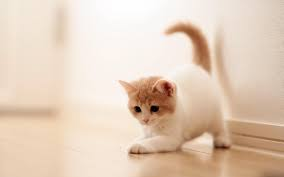
#> input picture cat2.jpg, 284 x 177 px
$ python RGB_to_Gray.py
#> lines starting #> are read from the running program, lines starting #| are printed output that depends on the picture
import cv2
import numpy
img = cv2.imread('cat2.jpg')
#> img is the input picture: shape (177, 284, 3); mean B, G, R 186.2, 205.3, 226.9
gray = cv2.cvtColor(img,cv2.COLOR_RGB2GRAY)
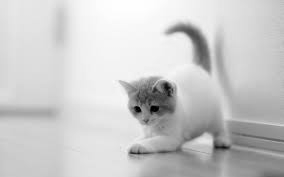
#> gray: shape (177, 284); min 1, max 254, mean 202.1
cv2.imshow('Original image',img)
cv2.imshow('Gray imag',gray)
